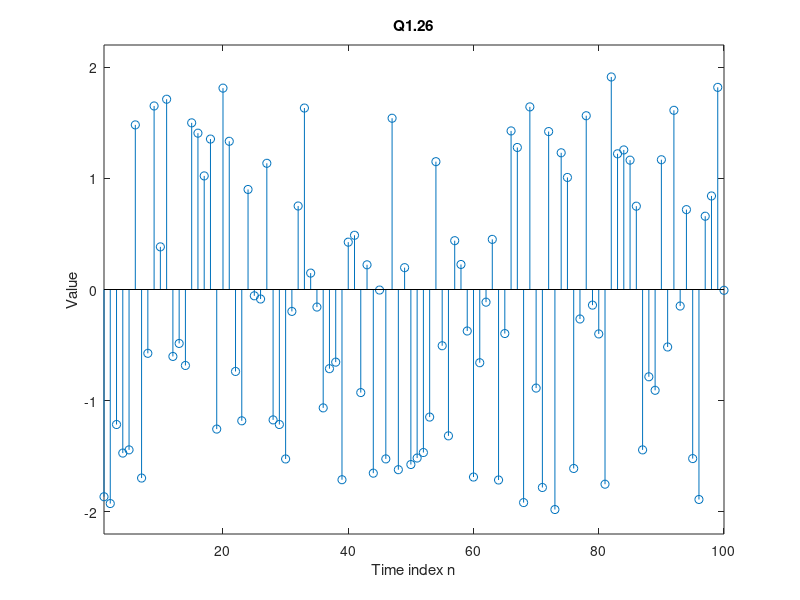

The MATLAB source for this figure:
% Program Q1_26
n=1:100;
x = -2 + (2+2)*rand(100,1);
stem(n,x);
title('Q1.26');
xlabel('Time index n');
ylabel('Value');
axis([1 100 -2.2 2.2]);
